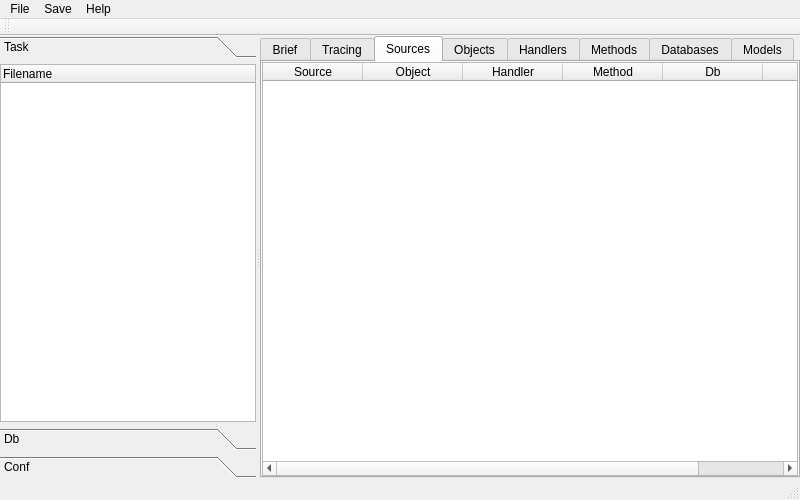
<?xml version="1.0" encoding="UTF-8"?>
<ui version="4.0">
 <class>MainWindow</class>
 <widget class="QMainWindow" name="MainWindow">
  <property name="geometry">
   <rect>
    <x>0</x>
    <y>0</y>
    <width>800</width>
    <height>500</height>
   </rect>
  </property>
  <property name="windowTitle">
   <string>MainWindow</string>
  </property>
  <widget class="QWidget" name="centralwidget">
   <property name="sizePolicy">
    <sizepolicy hsizetype="Minimum" vsizetype="Minimum">
     <horstretch>0</horstretch>
     <verstretch>0</verstretch>
    </sizepolicy>
   </property>
   <layout class="QHBoxLayout" name="horizontalLayout">
    <property name="margin">
     <number>0</number>
    </property>
    <item>
     <widget class="QSplitter" name="splitter">
      <property name="orientation">
       <enum>Qt::Horizontal</enum>
      </property>
      <widget class="QToolBox" name="toolBox">
       <property name="sizePolicy">
        <sizepolicy hsizetype="Expanding" vsizetype="Expanding">
         <horstretch>0</horstretch>
         <verstretch>0</verstretch>
        </sizepolicy>
       </property>
       <property name="minimumSize">
        <size>
         <width>0</width>
         <height>0</height>
        </size>
       </property>
       <property name="currentIndex">
        <number>0</number>
       </property>
       <widget class="QWidget" name="page1">
        <property name="geometry">
         <rect>
          <x>0</x>
          <y>0</y>
          <width>256</width>
          <height>366</height>
         </rect>
        </property>
        <attribute name="label">
         <string>Task</string>
        </attribute>
        <layout class="QVBoxLayout" name="verticalLayout_9">
         <property name="spacing">
          <number>3</number>
         </property>
         <property name="margin">
          <number>0</number>
         </property>
         <item>
          <widget class="QTreeWidget" name="tree">
           <column>
            <property name="text">
             <string>Filename</string>
            </property>
           </column>
          </widget>
         </item>
        </layout>
       </widget>
       <widget class="QWidget" name="page2">
        <property name="geometry">
         <rect>
          <x>0</x>
          <y>0</y>
          <width>83</width>
          <height>71</height>
         </rect>
        </property>
        <attribute name="label">
         <string>Db</string>
        </attribute>
        <layout class="QVBoxLayout" name="verticalLayout_10">
         <property name="spacing">
          <number>3</number>
         </property>
         <property name="margin">
          <number>0</number>
         </property>
         <item>
          <widget class="QTreeWidget" name="db_tree">
           <column>
            <property name="text">
             <string>Table</string>
            </property>
           </column>
          </widget>
         </item>
        </layout>
       </widget>
       <widget class="QWidget" name="page3">
        <property name="geometry">
         <rect>
          <x>0</x>
          <y>0</y>
          <width>83</width>
          <height>71</height>
         </rect>
        </property>
        <attribute name="label">
         <string>Conf</string>
        </attribute>
        <layout class="QVBoxLayout" name="verticalLayout_11">
         <property name="spacing">
          <number>3</number>
         </property>
         <property name="margin">
          <number>0</number>
         </property>
         <item>
          <widget class="QTreeWidget" name="conf_tree">
           <column>
            <property name="text">
             <string>Key</string>
            </property>
           </column>
          </widget>
         </item>
        </layout>
       </widget>
      </widget>
      <widget class="QTabWidget" name="tabs">
       <property name="sizePolicy">
        <sizepolicy hsizetype="Expanding" vsizetype="Expanding">
         <horstretch>1</horstretch>
         <verstretch>0</verstretch>
        </sizepolicy>
       </property>
       <property name="acceptDrops">
        <bool>true</bool>
       </property>
       <property name="currentIndex">
        <number>2</number>
       </property>
       <widget class="QWidget" name="tab1">
        <attribute name="title">
         <string>Brief</string>
        </attribute>
        <layout class="QVBoxLayout" name="verticalLayout">
         <property name="spacing">
          <number>0</number>
         </property>
         <property name="margin">
          <number>0</number>
         </property>
         <item>
          <widget class="QTextEdit" name="text1"/>
         </item>
        </layout>
       </widget>
       <widget class="QWidget" name="tab2">
        <attribute name="title">
         <string>Tracing</string>
        </attribute>
        <layout class="QVBoxLayout" name="verticalLayout_2">
         <property name="spacing">
          <number>0</number>
         </property>
         <property name="margin">
          <number>0</number>
         </property>
         <item>
          <widget class="QTextEdit" name="text2"/>
         </item>
        </layout>
       </widget>
       <widget class="QWidget" name="tab3">
        <attribute name="title">
         <string>Sources</string>
        </attribute>
        <layout class="QVBoxLayout" name="verticalLayout_3">
         <property name="spacing">
          <number>0</number>
         </property>
         <property name="margin">
          <number>0</number>
         </property>
         <item>
          <widget class="QTableWidget" name="table3">
           <property name="sortingEnabled">
            <bool>true</bool>
           </property>
           <column>
            <property name="text">
             <string>Source</string>
            </property>
           </column>
           <column>
            <property name="text">
             <string>Object</string>
            </property>
           </column>
           <column>
            <property name="text">
             <string>Handler</string>
            </property>
           </column>
           <column>
            <property name="text">
             <string>Method</string>
            </property>
           </column>
           <column>
            <property name="text">
             <string>Db</string>
            </property>
           </column>
           <column>
            <property name="text">
             <string>Model</string>
            </property>
           </column>
          </widget>
         </item>
        </layout>
       </widget>
       <widget class="QWidget" name="tab4">
        <attribute name="title">
         <string>Objects</string>
        </attribute>
        <layout class="QVBoxLayout" name="verticalLayout_4">
         <property name="spacing">
          <number>0</number>
         </property>
         <property name="margin">
          <number>0</number>
         </property>
         <item>
          <widget class="QTableWidget" name="table4">
           <property name="sortingEnabled">
            <bool>true</bool>
           </property>
           <column>
            <property name="text">
             <string>Name</string>
            </property>
           </column>
           <column>
            <property name="text">
             <string>Project</string>
            </property>
           </column>
           <column>
            <property name="text">
             <string>Client</string>
            </property>
           </column>
           <column>
            <property name="text">
             <string>Contractor</string>
            </property>
           </column>
           <column>
            <property name="text">
             <string>Dept.</string>
            </property>
           </column>
           <column>
            <property name="text">
             <string>Started</string>
            </property>
           </column>
           <column>
            <property name="text">
             <string>Finished</string>
            </property>
           </column>
           <column>
            <property name="text">
             <string>Home</string>
            </property>
           </column>
          </widget>
         </item>
        </layout>
       </widget>
       <widget class="QWidget" name="tab5">
        <attribute name="title">
         <string>Handlers</string>
        </attribute>
        <layout class="QVBoxLayout" name="verticalLayout_5">
         <property name="spacing">
          <number>0</number>
         </property>
         <property name="margin">
          <number>0</number>
         </property>
         <item>
          <widget class="QTableWidget" name="table5">
           <property name="sortingEnabled">
            <bool>true</bool>
           </property>
           <column>
            <property name="text">
             <string>Name</string>
            </property>
           </column>
           <column>
            <property name="text">
             <string>Revision</string>
            </property>
           </column>
          </widget>
         </item>
        </layout>
       </widget>
       <widget class="QWidget" name="tab6">
        <attribute name="title">
         <string>Methods</string>
        </attribute>
        <layout class="QVBoxLayout" name="verticalLayout_6">
         <property name="spacing">
          <number>0</number>
         </property>
         <property name="margin">
          <number>0</number>
         </property>
         <item>
          <widget class="QTableWidget" name="table6">
           <property name="sortingEnabled">
            <bool>true</bool>
           </property>
           <column>
            <property name="text">
             <string>Name</string>
            </property>
           </column>
           <column>
            <property name="text">
             <string>Revision</string>
            </property>
           </column>
           <column>
            <property name="text">
             <string>Dirs filter</string>
            </property>
           </column>
           <column>
            <property name="text">
             <string>Files filter</string>
            </property>
           </column>
           <column>
            <property name="text">
             <string>View</string>
            </property>
           </column>
           <column>
            <property name="text">
             <string>Sheets filter</string>
            </property>
           </column>
           <column>
            <property name="text">
             <string>Sheet test</string>
            </property>
           </column>
          </widget>
         </item>
        </layout>
       </widget>
       <widget class="QWidget" name="tab7">
        <attribute name="title">
         <string>Databases</string>
        </attribute>
        <layout class="QVBoxLayout" name="verticalLayout_7">
         <property name="spacing">
          <number>0</number>
         </property>
         <property name="margin">
          <number>0</number>
         </property>
         <item>
          <widget class="QTableWidget" name="table7">
           <property name="sortingEnabled">
            <bool>true</bool>
           </property>
           <column>
            <property name="text">
             <string>Name</string>
            </property>
           </column>
           <column>
            <property name="text">
             <string>Type</string>
            </property>
           </column>
           <column>
            <property name="text">
             <string>Db</string>
            </property>
           </column>
           <column>
            <property name="text">
             <string>Url</string>
            </property>
           </column>
           <column>
            <property name="text">
             <string>User</string>
            </property>
           </column>
           <column>
            <property name="text">
             <string>Password</string>
            </property>
           </column>
          </widget>
         </item>
        </layout>
       </widget>
       <widget class="QWidget" name="tab8">
        <attribute name="title">
         <string>Models</string>
        </attribute>
        <layout class="QVBoxLayout" name="verticalLayout_8">
         <property name="spacing">
          <number>0</number>
         </property>
         <property name="margin">
          <number>0</number>
         </property>
         <item>
          <widget class="QTableWidget" name="table8">
           <property name="sortingEnabled">
            <bool>true</bool>
           </property>
           <column>
            <property name="text">
             <string>Name</string>
            </property>
           </column>
           <column>
            <property name="text">
             <string>Revision</string>
            </property>
           </column>
          </widget>
         </item>
        </layout>
       </widget>
      </widget>
     </widget>
    </item>
   </layout>
  </widget>
  <widget class="QMenuBar" name="menubar">
   <property name="geometry">
    <rect>
     <x>0</x>
     <y>0</y>
     <width>800</width>
     <height>21</height>
    </rect>
   </property>
   <widget class="QMenu" name="menuFile">
    <property name="title">
     <string>File</string>
    </property>
    <addaction name="actionTaskDir"/>
    <addaction name="actionTaskFile"/>
    <addaction name="actionClose"/>
    <addaction name="separator"/>
    <addaction name="actionExit"/>
   </widget>
   <widget class="QMenu" name="menuSave">
    <property name="title">
     <string>Save</string>
    </property>
    <addaction name="actionSources"/>
    <addaction name="actionObjects"/>
    <addaction name="actionHandlers"/>
    <addaction name="actionMethods"/>
    <addaction name="actionDatabases"/>
    <addaction name="separator"/>
    <addaction name="actionAll"/>
   </widget>
   <widget class="QMenu" name="menuHelp">
    <property name="title">
     <string>Help</string>
    </property>
    <addaction name="actionAbout"/>
    <addaction name="actionAbout_Qt"/>
   </widget>
   <addaction name="menuFile"/>
   <addaction name="menuSave"/>
   <addaction name="menuHelp"/>
  </widget>
  <widget class="QStatusBar" name="statusbar"/>
  <widget class="QToolBar" name="toolBar">
   <property name="windowTitle">
    <string>toolBar</string>
   </property>
   <attribute name="toolBarArea">
    <enum>TopToolBarArea</enum>
   </attribute>
   <attribute name="toolBarBreak">
    <bool>false</bool>
   </attribute>
  </widget>
  <action name="actionTaskDir">
   <property name="text">
    <string>Task Dir</string>
   </property>
   <property name="shortcut">
    <string>Alt+D</string>
   </property>
  </action>
  <action name="actionTaskFile">
   <property name="text">
    <string>Task File</string>
   </property>
   <property name="shortcut">
    <string>Alt+F</string>
   </property>
  </action>
  <action name="actionClose">
   <property name="text">
    <string>Close</string>
   </property>
   <property name="shortcut">
    <string>Alt+C</string>
   </property>
  </action>
  <action name="actionExit">
   <property name="text">
    <string>Exit</string>
   </property>
   <property name="shortcut">
    <string>Alt+X</string>
   </property>
  </action>
  <action name="actionAbout">
   <property name="text">
    <string>About</string>
   </property>
  </action>
  <action name="actionAbout_Qt">
   <property name="text">
    <string>About Qt</string>
   </property>
  </action>
  <action name="actionSources">
   <property name="text">
    <string>Sources</string>
   </property>
  </action>
  <action name="actionObjects">
   <property name="text">
    <string>Objects</string>
   </property>
  </action>
  <action name="actionHandlers">
   <property name="text">
    <string>Handlers</string>
   </property>
  </action>
  <action name="actionMethods">
   <property name="text">
    <string>Methods</string>
   </property>
  </action>
  <action name="actionDatabases">
   <property name="text">
    <string>Databases</string>
   </property>
  </action>
  <action name="actionAll">
   <property name="text">
    <string>All</string>
   </property>
  </action>
 </widget>
 <resources/>
 <connections>
  <connection>
   <sender>actionTaskDir</sender>
   <signal>triggered()</signal>
   <receiver>MainWindow</receiver>
   <slot>OnTaskDir()</slot>
   <hints>
    <hint type="sourcelabel">
     <x>-1</x>
     <y>-1</y>
    </hint>
    <hint type="destinationlabel">
     <x>315</x>
     <y>224</y>
    </hint>
   </hints>
  </connection>
  <connection>
   <sender>actionTaskFile</sender>
   <signal>triggered()</signal>
   <receiver>MainWindow</receiver>
   <slot>OnTaskFile()</slot>
   <hints>
    <hint type="sourcelabel">
     <x>-1</x>
     <y>-1</y>
    </hint>
    <hint type="destinationlabel">
     <x>315</x>
     <y>224</y>
    </hint>
   </hints>
  </connection>
  <connection>
   <sender>actionClose</sender>
   <signal>triggered()</signal>
   <receiver>MainWindow</receiver>
   <slot>OnClose()</slot>
   <hints>
    <hint type="sourcelabel">
     <x>-1</x>
     <y>-1</y>
    </hint>
    <hint type="destinationlabel">
     <x>315</x>
     <y>224</y>
    </hint>
   </hints>
  </connection>
  <connection>
   <sender>actionExit</sender>
   <signal>triggered()</signal>
   <receiver>MainWindow</receiver>
   <slot>close()</slot>
   <hints>
    <hint type="sourcelabel">
     <x>-1</x>
     <y>-1</y>
    </hint>
    <hint type="destinationlabel">
     <x>315</x>
     <y>224</y>
    </hint>
   </hints>
  </connection>
  <connection>
   <sender>actionAbout</sender>
   <signal>triggered()</signal>
   <receiver>MainWindow</receiver>
   <slot>OnAbout()</slot>
   <hints>
    <hint type="sourcelabel">
     <x>-1</x>
     <y>-1</y>
    </hint>
    <hint type="destinationlabel">
     <x>349</x>
     <y>271</y>
    </hint>
   </hints>
  </connection>
  <connection>
   <sender>actionAbout_Qt</sender>
   <signal>triggered()</signal>
   <receiver>MainWindow</receiver>
   <slot>OnAbout_Qt()</slot>
   <hints>
    <hint type="sourcelabel">
     <x>-1</x>
     <y>-1</y>
    </hint>
    <hint type="destinationlabel">
     <x>349</x>
     <y>271</y>
    </hint>
   </hints>
  </connection>
  <connection>
   <sender>toolBox</sender>
   <signal>currentChanged(int)</signal>
   <receiver>MainWindow</receiver>
   <slot>OnToolBoxChanged()</slot>
   <hints>
    <hint type="sourcelabel">
     <x>127</x>
     <y>256</y>
    </hint>
    <hint type="destinationlabel">
     <x>349</x>
     <y>245</y>
    </hint>
   </hints>
  </connection>
  <connection>
   <sender>tree</sender>
   <signal>itemExpanded(QTreeWidgetItem*)</signal>
   <receiver>MainWindow</receiver>
   <slot>OnTreeItemSelected()</slot>
   <hints>
    <hint type="sourcelabel">
     <x>127</x>
     <y>256</y>
    </hint>
    <hint type="destinationlabel">
     <x>349</x>
     <y>249</y>
    </hint>
   </hints>
  </connection>
  <connection>
   <sender>tree</sender>
   <signal>currentItemChanged(QTreeWidgetItem*,QTreeWidgetItem*)</signal>
   <receiver>MainWindow</receiver>
   <slot>OnTreeItemSelected()</slot>
   <hints>
    <hint type="sourcelabel">
     <x>127</x>
     <y>256</y>
    </hint>
    <hint type="destinationlabel">
     <x>349</x>
     <y>249</y>
    </hint>
   </hints>
  </connection>
  <connection>
   <sender>db_tree</sender>
   <signal>currentItemChanged(QTreeWidgetItem*,QTreeWidgetItem*)</signal>
   <receiver>MainWindow</receiver>
   <slot>OnTreeItemSelected()</slot>
   <hints>
    <hint type="sourcelabel">
     <x>127</x>
     <y>283</y>
    </hint>
    <hint type="destinationlabel">
     <x>349</x>
     <y>249</y>
    </hint>
   </hints>
  </connection>
  <connection>
   <sender>conf_tree</sender>
   <signal>currentItemChanged(QTreeWidgetItem*,QTreeWidgetItem*)</signal>
   <receiver>MainWindow</receiver>
   <slot>OnTreeItemSelected()</slot>
   <hints>
    <hint type="sourcelabel">
     <x>127</x>
     <y>215</y>
    </hint>
    <hint type="destinationlabel">
     <x>349</x>
     <y>249</y>
    </hint>
   </hints>
  </connection>
  <connection>
   <sender>tabs</sender>
   <signal>currentChanged(int)</signal>
   <receiver>MainWindow</receiver>
   <slot>OnTabChanged()</slot>
   <hints>
    <hint type="sourcelabel">
     <x>530</x>
     <y>256</y>
    </hint>
    <hint type="destinationlabel">
     <x>399</x>
     <y>249</y>
    </hint>
   </hints>
  </connection>
  <connection>
   <sender>menuSave</sender>
   <signal>triggered(QAction*)</signal>
   <receiver>MainWindow</receiver>
   <slot>OnSaveMenu()</slot>
   <hints>
    <hint type="sourcelabel">
     <x>91</x>
     <y>95</y>
    </hint>
    <hint type="destinationlabel">
     <x>399</x>
     <y>249</y>
    </hint>
   </hints>
  </connection>
 </connections>
 <slots>
  <slot>OnTaskDir()</slot>
  <slot>OnTaskFile()</slot>
  <slot>OnClose()</slot>
  <slot>OnAbout()</slot>
  <slot>OnAbout_Qt()</slot>
  <slot>OnTreeItemSelected()</slot>
  <slot>OnToolBoxChanged()</slot>
  <slot>OnSaveMenu()</slot>
 </slots>
</ui>
